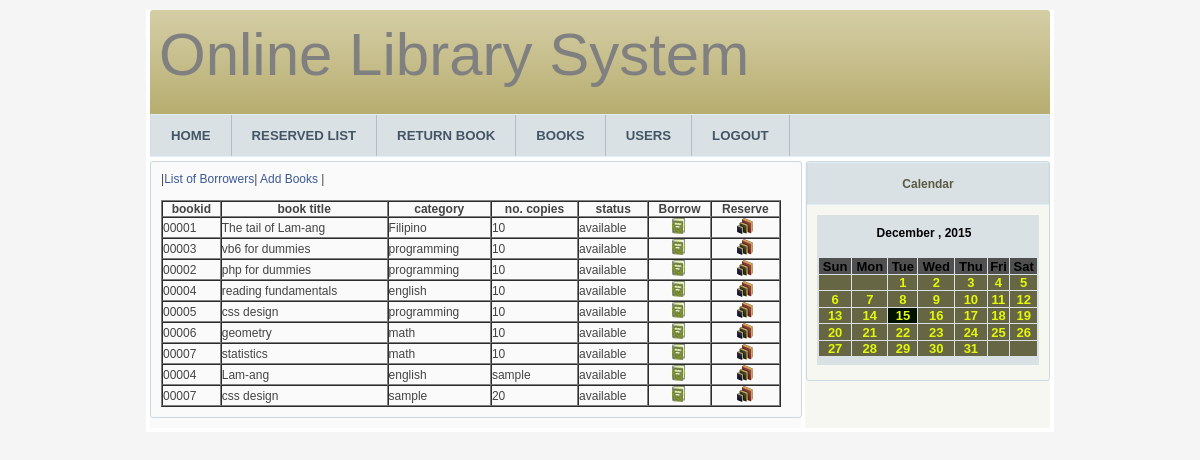
Page /booklist.php (signed in) on the committed database.
### tables this page shows
CREATE TABLE IF NOT EXISTS `books` (
  `book_id` varchar(50) NOT NULL,
  `book_title` varchar(50) NOT NULL,
  `book_category` varchar(50) NOT NULL,
  `no_copies` varchar(50) NOT NULL,
  `status` varchar(50) NOT NULL
);

### booklist.php (the view, shortened to what this page needs)
<!DOCTYPE html PUBLIC "-//W3C//DTD XHTML 1.1//EN" "http://www.w3.org/TR/xhtml11/DTD/xhtml11.dtd">
<html xmlns="http://www.w3.org/1999/xhtml">
<head>
<link rel="stylesheet" type="text/css" href="css/style.css" media="screen"/>
</head>
<body>
<div class="container">
<?php
	include("library/header.php");
?>
<div class="navigation">
		<a href="index.php">HOME</a>
		<a href="reservedlist.php">RESERVED LIST</a>
		<a href="returnbook.php">RETURN BOOK</a>
		<a href="books.php">BOOKS</a>
		<a href="userslist.php">USERS</a>
		<a href="logout.php">LOGOUT</a>
	</div>
	<div class="main">
		<div class="content">
			<div class="node">
			<div class="menu">
				<class="but">|<a href="listofborrowers.php">List of Borrowers</a>| <a href='addbook.php'>Add Books</a> |
				<br /><br/>
		<?php
			echo "<table border=1 id='tab' width='100%' cellpadding=0 cellspacing=0>";
			$locate =mysql_query("select * from books");
			echo "<tr>";
			echo "<th>bookid</th>";
			echo "<th>book title</th>";
			echo "<th>category</th>";
			echo "<th>no. copies</th>";
			echo "<th>status</th>";
			echo "<th>Borrow</th>";
			echo "<th>Reserve</th>";
			echo "</tr>";
			while($rows=mysql_fetch_array($locate)){
				echo "<tr>";
				echo "<td>".$rows['book_id']."</td>";
				echo "<td>".$rows['book_title']."</td>";
				echo "<td>".$rows['book_category']."</td>";
				echo "<td>".$rows['no_copies']."</td>";
				if($rows['no_copies']==!0){
				echo "<td>".$rows['status']."</td>";
				}
				else{
				echo "<td>Not Available</td>";
				}
				if($rows['no_copies']==!0){
				echo "<td title=Borrow><a href='borrowedform.php?name=".$rows['book_title']."'><center><img src='img/brow.png'></center></a></td>";
				echo "<td title=Reserve><a href='reservedform.php?name=".$rows['book_title']."'><center><img src='img/reserved.png'></center></a></td>";
				}
				echo "</tr>";
			}
			echo "</table>";
		?>
	</div>
	</div>
	  </div>
<div class="sidenav">
		<div class="right-menu">
		<h2>Calendar</h2>
		</div>
	<div class="right-content">
		<?php include("library/calendar.php");?>
</table>
</td>
</tr>
</table>
	</div>
</div>
	</div>
	</div>
</body>
</html>

### library/header.php
<div class="header">
	<h1>Online Library System</h1>
</div>

### library/calendar.php (shortened to what this page needs)
<?php
$bgcolor="#D9E1E5";
$tablecolor = "#666645";
$fontcolor = "#E3F70A";
$tableborder = "#446655";
$today = getdate();
$mon = $today['mon'];
$year = $today['year'];
$day = $today['mday'];
$monnn = $today['month'];
$my_time= mktime(0,0,0,$mon,1,$year);
$start_daynum = date('w', $my_time);
$daysIM = DayInMonth($mon,$year);
function DayInMonth($month, $year)
{
   $daysInMonth = array(31, 28, 31, 30, 31, 30, 31, 31, 30, 31, 30, 31);
   if ($month != 2)
   {
    	return $daysInMonth[$month - 1];
    }
    else
    {
   	return (checkdate($month, 29, $year)) ? 29 : 28;
    }
}
?>
<table width=220 height=150 border=0 bgcolor=<?php echo $bgcolor; ?> cellspacing=1 border=1 style=""; " color=<?php echo $tableborder; ?>>
<tr width=220 height=30>
<td width=150 align=center style="border-bottom:0px solid #ffffff">
<?php
 echo "<font color=#000><b>";
 echo $monnn;
 echo " , ";
 echo $year;
 echo "</b></font>";
  ?>
</td><td width=5 style="border-bottom: 0px solid #ffffff">
</td>
</tr>
<tr width=220 height=100>
<td width=220 height=100 colspan=2>
<table width=220 height=100 border=0 bgcolor=<?php echo $bgcolor; ?> cellpadding=0 cellspacing=1 border=0 color=<?php echo $tableborder; ?>>
<tr bgcolor=#505050 align=center>
<td><font size=-1 color="#0000"><b>Sun</b></font></td><td><font size=-1 color="#0000"><b>Mon</b></font></td><td><font size=-1 color="#0000"><b>Tue</b></font></td>
<td><font size=-1 color="#0000"><b>Wed</b></font></td><td><font size=-1 color="#0000"><b>Thu</b></font></td><td><font size=-1 color="#0000"><b>Fri</b></font></td>
<td><font size=-1 color="#0000"><b>Sat</b></font></td>
</tr>
<?php
$dd = 0;
$daye = 1;
echo "<tr bgcolor=$tablecolor>";
while($dd < $start_daynum)
{
echo  "<td></td>";
$dd = $dd+1;
}
while($dd < 7)
{
	if($daye == $day)
	{
		echo  "<td bgcolor=#001100 align=center><font size=-1 color=$fontcolor><b>".$daye++."</b></font></td>";
		$dd++;
	}
	else
	{
		echo  "<td align=center><font size=-1 color=$fontcolor><b>".$daye++."</b></font></td>";
		$dd++;
	}
}
echo "</tr>";
while($daye < $daysIM)
{
echo "<tr bgcolor=$tablecolor>";
$dd = 0;
while($dd<7)
{
if($daye <= $daysIM)
{
	if($daye == $day)
	{
		echo  "<td bgcolor=#001100 align=center><font size=-1 color=$fontcolor><b>".$daye++."</b></font></td>";
		$dd++;
	}
	else
	{
		echo  "<td align=center><font size=-1 color=$fontcolor><b>".$daye++."</b></font></td>";
		$dd++;
	};
}
else
{
echo  "<td></td>";
$dd++;
}
}
echo "</tr>";
}
?>

### css/style.css (style rules this page uses)
html { min-height: 100%; }
* { margin: 0; padding: 0; }
a { color: #3b5998; text-decoration:none; }
body { background-color:whiteSmoke; color: #444; font: normal 62.5% Tahoma,sans-serif; }
h1 { font: normal 1.8em Tahoma,sans-serif; margin-bottom: 4px; }
h1,h2,h3 { padding-top: 6px; }
.container { background: #FFF; font-size: 1.2em; margin: 0 auto; padding: 0 4px 4px; width: 900px; }
.header { font-size: 60px; height: 100px; margin-top:10px; padding: 4px 4px 0px; border-radius:3px 3px 0 0; background: rgb(213,206,166); background: -moz-linear-gradient(top, rgba(213,206,166,1) 0%, rgba(201,193,144,1) 40%, rgba(183,173,112,1) 100%); background: -webkit-gradient(linear, left top, left bottom, color-stop(0%,rgba(213,206,166,1)), color-stop(40%,rgba(201,193,144,1)), color-stop(100%,rgba(183,173,112,1))); background: -webkit-linear-gradient(top, rgba(213,206,166,1) 0%,rgba(201,193,144,1) 40%,rgba(183,173,112,1) 100%); background: -o-linear-gradient(top, rgba(213,206,166,1) 0%,rgba(201,193,144,1) 40%,rgba(183,173,112,1) 100%); background: -ms-linear-gradient(top, rgba(213,206,166,1) 0%,rgba(201,193,144,1) 40%,rgba(183,173,112,1) 100%); background: linear-gradient(to bottom, rgba(213,206,166,1) 0%,rgba(201,193,144,1) 40%,rgba(183,173,112,1) 100%); filter: progid:DXImageTransform.Microsoft.gradient( startColorstr='#d5cea6', endColorstr='#b7ad70',GradientType=0 ); }
.header h1 { color:grey; font-size:60px; margin-left:5px; }
.navigation { background: #D9E1E5 url(../img/nav.gif); border: 1px solid #DFEEF7; border-color: #DFEEF7 #CFDEE7; height: 41px; }
.navigation a { background: #D9E1E5 url(../img/nav.gif); border-right: 1px solid #AFBEC7; color: #456; display: block; float: left; font: bold 1.1em sans-serif; line-height: 41px; padding: 0 20px; text-decoration: none; }
.main { border-top: 4px solid #FFF; background: url(../img/bgmain.gif) repeat-y; }
.sidenav { float: right; width: 210px; padding-right:32px; border:1px solid #CCD8E0; border-radius:3px 3px 3px 3px; }
.sidenav .right-menu { width:240px; text-align:center; background: #D9E1E5 url(img/nav.gif); border: 1px solid #DFEEF7; border-color: #DFEEF7 #CFDEE7; height: 41px; }
.sidenav h2 { color: #5A5A43; font-size: 1em; line-height: 30px; margin: 0; }
.sidenav .right-content { margin:10px; padding-bottom:5px; }
.content { float: left; margin: 0px 0 5px 0; width: 650px; height:auto; }
.node { border:1px solid #CCD8E0; padding:10px; border-radius:3px 3px 3px 3px; margin-bottom:5px; width:630px; }
.menu { width:620px; }

### rows in the picture
books: book "00001", book_title "The tail of Lam-ang", book_category "Filipino", no_copies "10", status "available"
books: book "00003", book_title "vb6 for dummies", book_category "programming", no_copies "10", status "available"
books: book "00002", book_title "php for dummies", book_category "programming", no_copies "10", status "available"
books: book "00004", book_title "reading fundamentals", book_category "english", no_copies "10", status "available"
books: book "00005", book_title "css design", book_category "programming", no_copies "10", status "available"
books: book "00006", book_title "geometry", book_category "math", no_copies "10", status "available"
books: book "00007", book_title "statistics", book_category "math", no_copies "10", status "available"
books: book "00004", book_title "Lam-ang", book_category "english", no_copies "sample", status "available"
books: book "00007", book_title "css design", book_category "sample", no_copies "20", status "available"

### other values in the picture
$monnn "December"
$year "2015"
